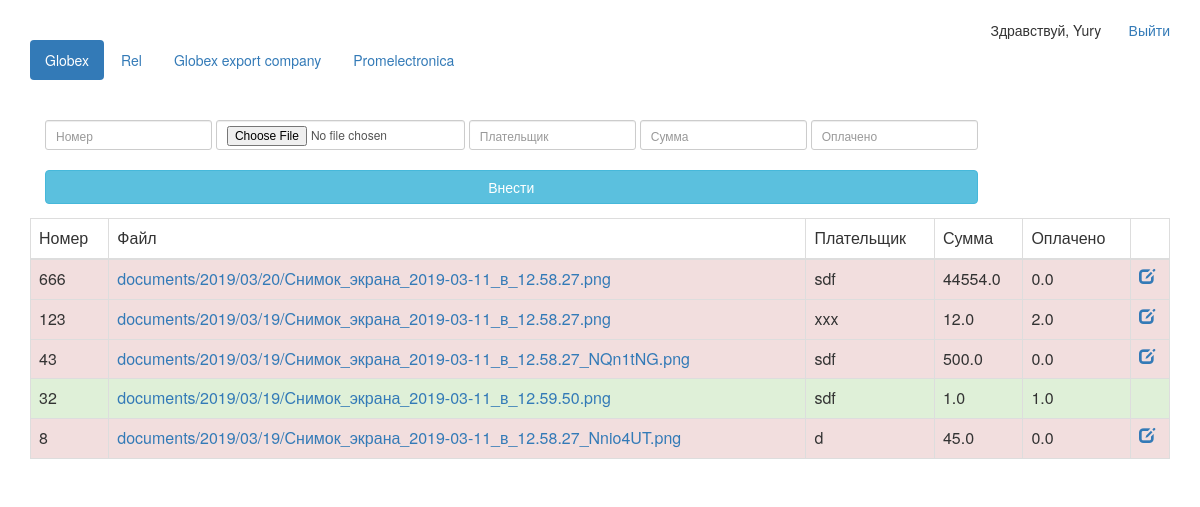
Page / (signed in) on the committed database.
### desk/models.py (models this page shows, shortened)
class FinancialOperation(models.Model):
    positionNumber = models.BigIntegerField()
    whoPayed = models.TextField(max_length=1000)
    fileLink = models.FileField(upload_to='documents/%Y/%m/%d', blank=True)
    datetime = models.DateTimeField(u'Дата')
    amount = models.FloatField(u'Сумма')
    alreadyPayed = models.FloatField(u'Оплачено')
    isClosed = models.BooleanField(u'Полностью оплачено')
    company = models.IntegerField(u'Компания')

### desk/views.py (the view)
# urls.py: url(r'^$', FinancialOperationListView.as_view(), name='list'),
class FinancialOperationListView(ListView):
    queryset = FinancialOperation.objects.filter(company=0).order_by('-positionNumber')

### desk/templatetags/has_group.py (called while the page is built)
@register.filter(name='in_group')
def in_group(user, group_name):
    group = Group.objects.get(name=group_name)
    return True if group in user.groups.all() else False

### desk/templates/desk/financialoperation_list.html (shortened to what this page needs)
{% extends "desk/main.html" %}
{% load has_group %}
{% block content %}
{% if user.is_authenticated %}
<ul class="nav nav-pills">
  {% if user|in_group:"readers_globex" %}
  <li class="active"><a href="/">Globex</a></li>
  {% endif %}
  {% if user|in_group:"readers_rel_llc" %}
  <li><a href="/rel_lcc/">Rel</a></li>
  {% endif %}
  {% if user|in_group:"readers_globex_export" %}
  <li><a href="/globex_export/">Globex export company</a></li>
  {% endif %}
  {% if user|in_group:"readers_promelectronica" %}
  <li><a href="/promelectronica/">Promelectronica</a></li>
  {% endif %}
</ul>
<br />
<br />
{% if user|in_group:"readers_globex" %}
{% if user|in_group:"editors_globex" %}
<div class="col-sm-12">
    <form role="form" class="form-inline" method="post" enctype="multipart/form-data" action="/addrecord/">
      <div class="form-group" id="income-group" name="income-group" >
      <input type="text" class="form-control input-sm" placeholder="Номер" name="positionNumber" id="positionNumber"/>
      <input type="file" class="form-control input-sm" placeholder="Файл" id="fileLink" name="fileLink" />
        <input type="text" class="form-control input-sm" placeholder="Плательщик" name="whoPayed"/>
        <input type="text" class="form-control input-sm" placeholder="Сумма" name="amount"/>
        <input type="text" class="form-control input-sm" placeholder="Оплачено" name="alreadyPayed"/>
          <br /><br />
        <input type="submit" class="btn btn-info btn-block" id="addrecord" value="Внести"/>
      </div>
    </form>
</div>
{%endif%}
<div id="operations">
<table class="table table-hover table-bordered">
    <thead>
        <tr>
            <td>Номер</td>
            <td>Файл</td>
            <td>Плательщик</td>
            <td>Сумма</td>
            <td>Оплачено</td>
            <td>&nbsp;</td>
        </tr>
    </thead>
    <tbody>
    {% for op in object_list %}
        {% if op.isClosed == 1 %}
            <tr class="success">
        {% else %}
        <tr class="danger">
        {% endif %}
        <td> {{ op.positionNumber }} </td>
        <td> <a href="/media/{{ op.fileLink }}">{{ op.fileLink }}</a> </td>
        <td> {{ op.whoPayed }} </td>
        <td> {{ op.amount }} </td>
        <td> {{ op.alreadyPayed }} </td>
        {% if op.isClosed == 0 %}
        <td title="Редактировать"> <a title="Редактировать" href="" data-toggle="modal" data-target="#editModal"
                data-opnumber="{{ op.positionNumber }}"
                data-oppayer="{{ op.whoPayed }}"
                data-opamount="{{ op.amount }}"
                data-opalreadypayed="{{ op.alreadyPayed }}"
                data-opid="{{ op.id }}"
                data-opcompany="{{ op.company}}"
        ><span class="glyphicon glyphicon-edit"></span> </a></td>
        {% else %}
        <td>&nbsp;</td>
        {% endif %}
    </tr>
{% empty %}
<p>Нет данных</p>
{% endfor %}
</tbody>
</table>
</div>
{% endif %}
{% endif %}
{% endblock %}

### desk/templates/desk/main.html (shortened to what this page needs)
{% load staticfiles %}
<!DOCTYPE HTML />
<html>
<head>
    <link href="https://maxcdn.bootstrapcdn.com/bootstrap/3.3.5/css/bootstrap.min.css" rel="stylesheet" />
    <link href="https://gitcdn.github.io/bootstrap-toggle/2.2.2/css/bootstrap-toggle.min.css" rel="stylesheet">
</head>
<body>
<div class="container">
<div align="right">Здравствуй, {{ user }} &nbsp;
    {% if user.is_authenticated %}
        <a href="{% url 'django.contrib.auth.views.logout_then_login' %}">Выйти</a><br />
    {%endif%}
</div>
{% block content %}
{% endblock %}
</div>
</body>
</html>

### desk/templates/desk/main.html (style rules this page uses)
body { padding-top:20px; padding-left:0px; }

### rows in the picture
FinancialOperation: positionNumber "666", fileLink "documents/2019/03/20/Снимок_экрана_2019-03-11_в_12.58.27.png", whoPayed "sdf", amount "44554.0", alreadyPayed "0.0"
FinancialOperation: positionNumber "123", fileLink "documents/2019/03/19/Снимок_экрана_2019-03-11_в_12.58.27.png", whoPayed "xxx", amount "12.0", alreadyPayed "2.0"
FinancialOperation: positionNumber "43", fileLink "documents/2019/03/19/Снимок_экрана_2019-03-11_в_12.58.27_NQn1tNG.png", whoPayed "sdf", amount "500.0", alreadyPayed "0.0"
FinancialOperation: positionNumber "32", fileLink "documents/2019/03/19/Снимок_экрана_2019-03-11_в_12.59.50.png", whoPayed "sdf", amount "1.0", alreadyPayed "1.0", isClosed True (drawn)
FinancialOperation: positionNumber "8", fileLink "documents/2019/03/19/Снимок_экрана_2019-03-11_в_12.58.27_Nnio4UT.png", whoPayed "d", amount "45.0", alreadyPayed "0.0"

### other values in the picture
{{ user }} "Yury"
